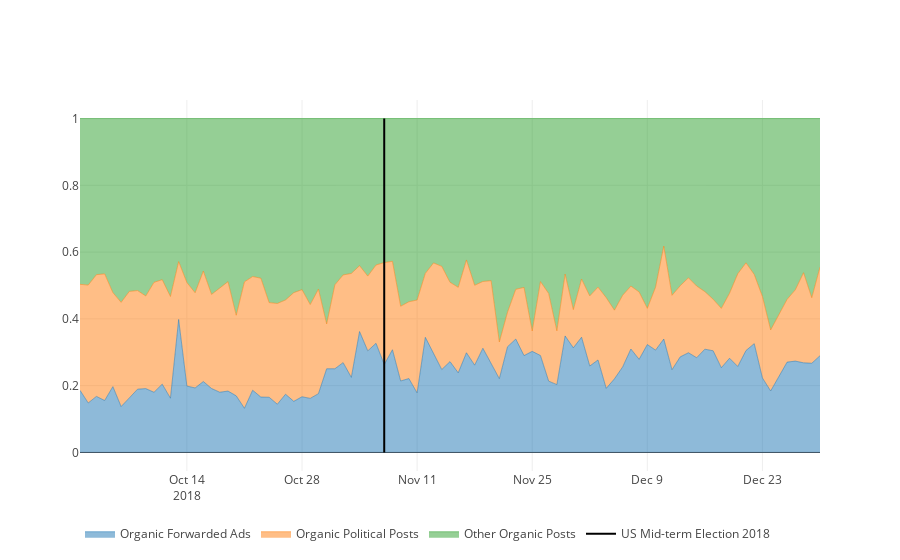

Here is the notebook cell this chart was saved with:
### Markdown cell above
## For USER ***churros-collards-crisp*** Personal timeline impression exposure (below)
> ## Organic Posts: political posts are about 10% higher in proportion before the midterm election on November 7th. 
> * We can conclude that he is more likely to be influenced by his own political social network.

### Code cell
fig = go.Figure(data=data_organic, layout=layout)
iplot(fig)
